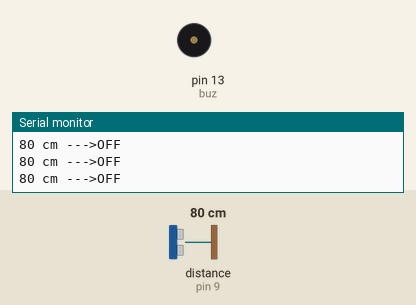
A sketch run on a simulated Arduino Uno, built with avr-gcc and run on an emulated ATmega328P. Shown: buzzer (waves = sounding, pin HIGH), the last lines printed to the serial monitor. Wiring (inferred from the names in the program): ultrasonic range finder: trigger pin 12; echo pin 9. Inputs (shaded band) come from the test bench; at power-on: distance to the obstacle (sensor on pin 9) 80 cm. The echo pulse lasts 58.3 µs per cm; pins used as bus, display or sensor lines are not drawn.

Above: at 1.2 s.
1.3 s: distance to the obstacle (sensor on pin 9) set to 56 cm
2.8 s: distance to the obstacle (sensor on pin 9) set to 49 cm
At 4.04 s:
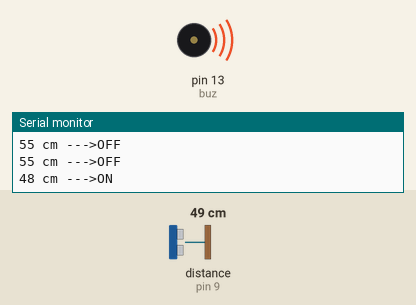
5.8 s: distance to the obstacle (sensor on pin 9) set to 60 cm
At 6.4 s:
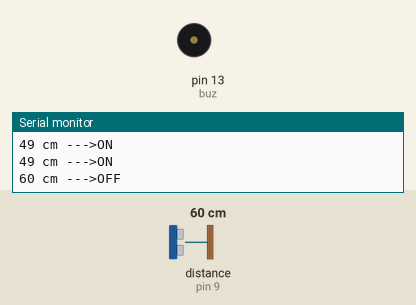
7.3 s: distance to the obstacle (sensor on pin 9) set to 47 cm
At 7.9 s:
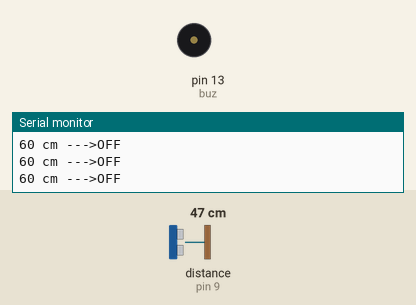
Timing chart, 0 to 11.3 s (numbered marks = the images above; inputs shaded):
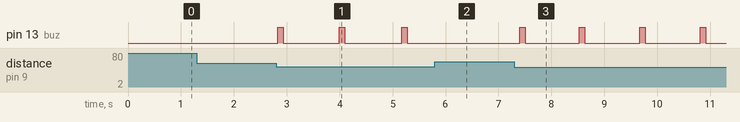

The sketch:

Third_eye_for_blinds.ino
```cpp
  const int pingTrigPin = 12;
  const int pingEchoPin = 9;
  int buz=13;
  void setup()
  {
  Serial.begin(9600);
  pinMode(buz, OUTPUT);
  }
  void loop()
  {
  long duration, cm;
  pinMode(pingTrigPin, OUTPUT);
  digitalWrite(pingTrigPin, LOW);
  delayMicroseconds(2);
  digitalWrite(pingTrigPin, HIGH);
  delayMicroseconds(5);
  digitalWrite(pingTrigPin, LOW);
  pinMode(pingEchoPin, INPUT);
  duration = pulseIn(pingEchoPin, HIGH);
  cm = microsecondsToCentimeters(duration);
  if(cm<=50 && cm>0)
  {
  int d= map(cm, 1, 100, 20, 2000);
  digitalWrite(buz, HIGH);

  delay(100);
  digitalWrite(buz, LOW);

  delay(d);
  }
  if(cm>50){
  Serial.print(cm);
  Serial.print(" cm");
  Serial.print(" --->OFF");
  }else{
    Serial.print(cm);
  Serial.print(" cm");
  Serial.print(" --->ON");
  }
  Serial.println();
  delay(100);
  }
  long microsecondsToCentimeters(long microseconds)
  {
  return microseconds / 29 / 2;
  }
```

Measured:
- the behaviour switches between 52 and 51 cm on distance to the obstacle (sensor on pin 9) (found by bisection; images 0 and 1)
- after the input at 2.8 s, pin 13 (buz): alternates HIGH for 0.10 s and LOW for 1.1 s, starting at once
- after the input at 5.8 s, pin 13 (buz): stays LOW (without the input it goes to HIGH after 0.56 s)
- after the input at 7.3 s, pin 13 (buz): alternates HIGH for 0.10 s and LOW for 1.0 s, starting after 0.10 s
